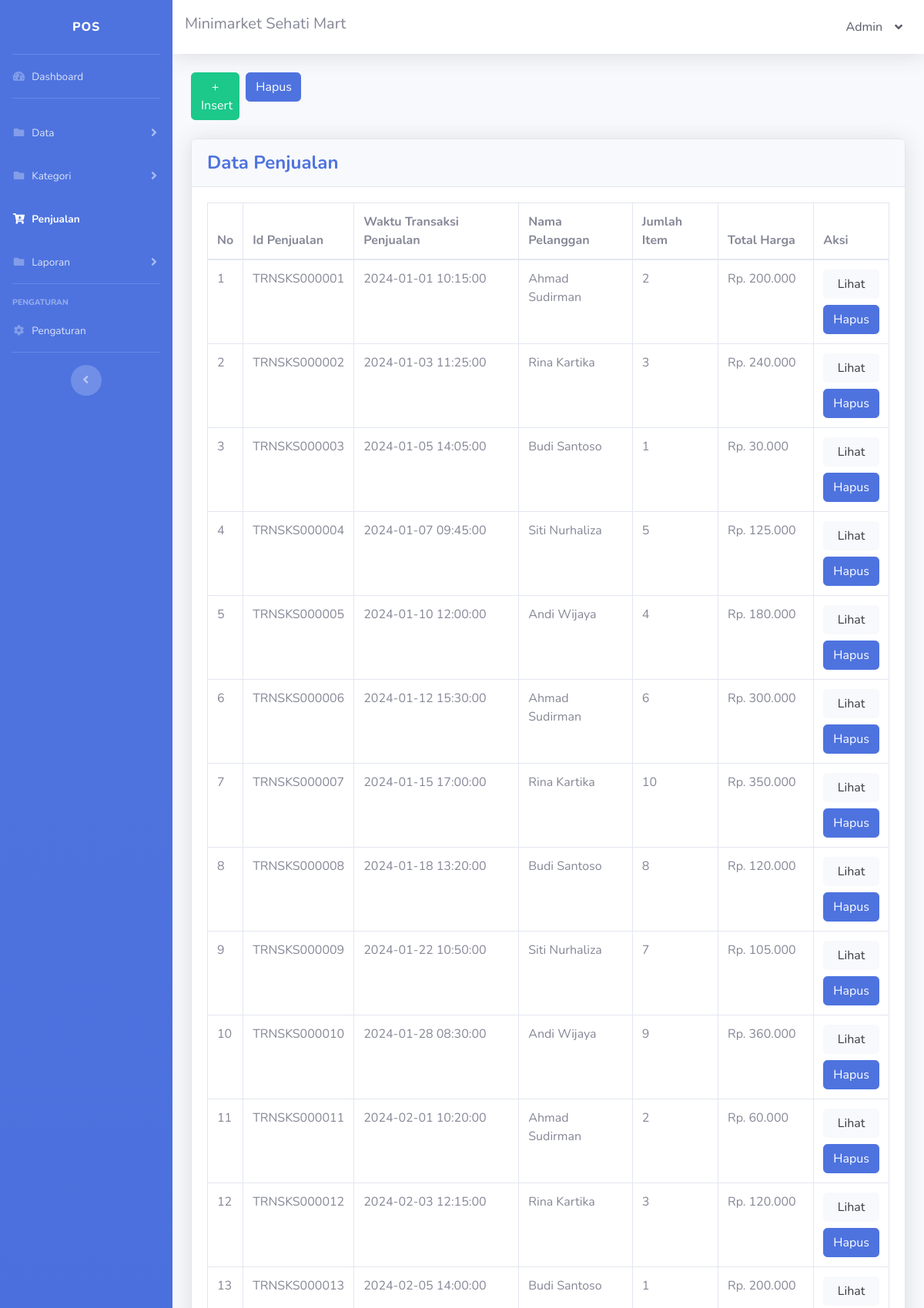
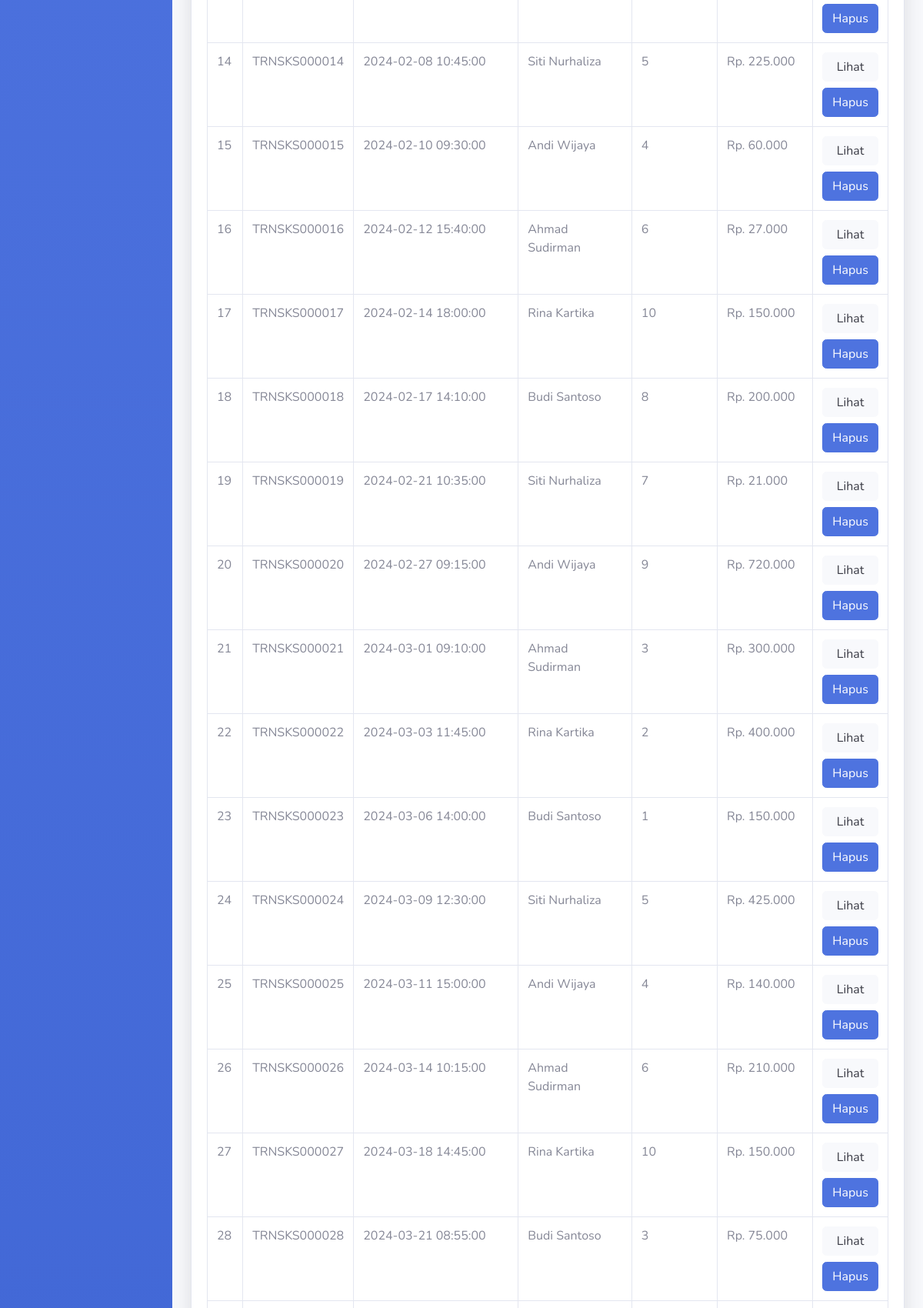
The page /penjualan.php (signed in, upper part) on the database its author committed (2 pictures, top to bottom).
### tables this page shows
CREATE TABLE `tbl_pengaturan` (
  `pengaturan_id` int NOT NULL,
  `pengaturan_nama_sidebar` text NOT NULL,
  `pengaturan_nama_navbar` text NOT NULL,
  `pengaturan_alamat` text NOT NULL,
  `pengaturan_no_hp` varchar(15) NOT NULL
);

CREATE TABLE `tbl_pengguna` (
  `pengguna_id` int NOT NULL,
  `pengguna_nama` text NOT NULL,
  `username` varchar(30) NOT NULL,
  `password` varchar(30) NOT NULL,
  `pengguna_pilihan` varchar(30) NOT NULL
);

CREATE TABLE `tbl_pelanggan` (
  `pelanggan_id` varchar(10) NOT NULL,
  `pelanggan_nama` text NOT NULL,
  `pelanggan_no_hp` varchar(15) NOT NULL
);

### penjualan.php (the view, shortened to what this page needs)
<!DOCTYPE html>
<html lang="en">
<?php
include 'config.php';
$pengaturan_query = mysqli_query($config, "SELECT * FROM tbl_pengaturan");
$pengaturan = mysqli_fetch_assoc($pengaturan_query);
$pengguna_query = mysqli_query($config, "SELECT * FROM tbl_pengguna WHERE pengguna_id='" . mysqli_real_escape_string($config, $_SESSION['pengguna_id']) . "'");
$pengguna = mysqli_fetch_assoc($pengguna_query);
?>
<head>
    <link href="vendor/fontawesome-free/css/all.min.css" rel="stylesheet" type="text/css">
    <link href="css/sb-admin-2.min.css" rel="stylesheet">
</head>
<body id="page-top">
    <div id="wrapper">
        <ul class="navbar-nav bg-gradient-primary sidebar sidebar-dark accordion" id="accordionSidebar">
            <a class="sidebar-brand d-flex align-items-center justify-content-center" href="index.html">
                <div class="sidebar-brand-text mx-3"><?= htmlspecialchars($pengaturan['pengaturan_nama_sidebar']) ?></div>
            </a>
            <hr class="sidebar-divider my-0">
            <li class="nav-item">
                <a class="nav-link" href="index.php">
                    <i class="fas fa-fw fa-tachometer-alt"></i>
                    <span>Dashboard</span></a>
            </li>
            <hr class="sidebar-divider">
            <li class="nav-item">
                <a class="nav-link collapsed" href="#" data-toggle="collapse" data-target="#collapseTwo" aria-expanded="true" aria-controls="collapseTwo">
                    <i class="fas fa-fw fa-folder"></i>
                    <span>Data</span>
                </a>
            </li>
            <li class="nav-item">
                <a class="nav-link collapsed" href="#" data-toggle="collapse" data-target="#collapseThree" aria-expanded="true" aria-controls="collapseThree">
                    <i class="fas fa-fw fa-folder"></i>
                    <span>Kategori</span>
                </a>
            </li>
            <li class="nav-item active">
                <a class="nav-link" href="penjualan.php">
                    <i class="fas fa-fw fa-cart-arrow-down"></i>
                    <span>Penjualan</span></a>
            </li>
            <li class="nav-item">
                <a class="nav-link collapsed" href="#" data-toggle="collapse" data-target="#collapseFour" aria-expanded="true" aria-controls="collapseFour">
                    <i class="fas fa-fw fa-folder"></i>
                    <span>Laporan</span>
                </a>
            </li>
            <hr class="sidebar-divider">
            <div class="sidebar-heading">Pengaturan</div>
            <li class="nav-item">
                <a class="nav-link" href="pengaturan.php">
                    <i class="fas fa-fw fa-cog"></i>
                    <span>Pengaturan</span></a>
            </li>
            <hr class="sidebar-divider d-none d-md-block">
            <div class="text-center d-none d-md-inline">
                <button class="rounded-circle border-0" id="sidebarToggle"></button>
            </div>
        </ul>
        <div id="content-wrapper" class="d-flex flex-column">
            <div id="content">
                <nav class="navbar navbar-expand navbar-light bg-white topbar mb-4 static-top shadow">
                    <h5><?= htmlspecialchars($pengaturan['pengaturan_nama_navbar']) ?></h5>
                    <ul class="navbar-nav ml-auto">
                        <li class="nav-item dropdown no-arrow">
                            <a class="nav-link dropdown-toggle text-dark" href="#" id="userDropdown" role="button" data-toggle="dropdown" aria-haspopup="true" aria-expanded="false">
                                <?= htmlspecialchars($pengguna['pengguna_nama']) ?>
                                <i class="ml-3 fas fa-angle-down"></i>
                            </a>
                        </li>
                    </ul>
                </nav>
                <div class="container-fluid">
                    <div class="row my-4">
                        <div class="col-lg-1 pr-1">
                            <a href="penjualan_insert.php" class="btn btn-success btn-block">+ Insert</a>
                        </div>
                        <div class="col-lg-1 px-1">
                            <a href="penjualan_hapus.php" class="btn btn-primary btn-user btn-block">Hapus</a>
                        </div>
                    </div>
                    <div class="card shadow mb-4">
                        <div class="card-header py-3">
                            <h4 class="m-0 font-weight-bold text-primary">Data Penjualan</h4>
                        </div>
                        <div class="card-body">
                            <div class="table-responsive">
                                <table class="table table-bordered" width="100%" cellspacing="0">
                                    <thead>
                                        <tr>
                                            <th>No</th>
                                            <th>Id Penjualan</th>
                                            <th>Waktu Transaksi Penjualan</th>
                                            <th>Nama Pelanggan</th>
                                            <th>Jumlah Item</th>
                                            <th>Total Harga</th>
                                            <th>Aksi</th>
                                        </tr>
                                    </thead>
                                    <tbody>
                                        <?php
                                       $no = 1;
                                       $transaksi_query = mysqli_query($config, "SELECT transaksi_id, tgl_wktu_transaksi, pelanggan_id, SUM(jumlah_item) AS jumlah_item, SUM(total_harga) AS total_harga FROM tbl_transaksi GROUP BY transaksi_id, tgl_wktu_transaksi, pelanggan_id");
                                       if ($transaksi_query) {
                                           while ($transaksi = mysqli_fetch_assoc($transaksi_query)) {
                                               $pelanggan_query = mysqli_query($config, "SELECT pelanggan_nama FROM tbl_pelanggan WHERE pelanggan_id='" . mysqli_real_escape_string($config, $transaksi['pelanggan_id']) . "'");
                                               if ($pelanggan_query) {
                                                   $pelanggan = mysqli_fetch_assoc($pelanggan_query);
                                                   echo "<tr>
                                                       <td>{$no}</td>
                                                       <td>" . htmlspecialchars($transaksi['transaksi_id']) . "</td>
                                                       <td>" . htmlspecialchars($transaksi['tgl_wktu_transaksi']) . "</td>
                                                       <td>" . htmlspecialchars($pelanggan['pelanggan_nama']) . "</td>
                                                       <td>" . htmlspecialchars($transaksi['jumlah_item']) . "</td>
                                                       <td>Rp. " . number_format($transaksi['total_harga'], 0, ',', '.') . "</td>
                                                       <td>
                                                           <a href='penjualan_view.php?transaksi_id=" . urlencode($transaksi['transaksi_id']) . "' class='btn btn-light btn-user btn-block'>Lihat</a>
                                                           <a href='penjualan_hapus_satuan.php?transaksi_id=" . urlencode($transaksi['transaksi_id']) . "' class='btn btn-primary btn-user btn-block'>Hapus</a>
                                                       </td>
                                                   </tr>";
                                                   $no++;
                                               } else {
                                                   echo "<tr><td colspan='7' align='center'>Error: " . mysqli_error($config) . "</td></tr>";
                                               }
                                           }
                                       } else {
                                           echo "<tr><td colspan='7' align='center'>Error: " . mysqli_error($config) . "</td></tr>";
                                       }
                                        ?>
                                    </tbody>
                                </table>
                            </div>
                        </div>
                    </div>
                </div>
            </div>
        </div>
    </div>
</body>
</html>

### rows shown on the page
tbl_pengaturan: pengaturan_nama_sidebar "POS", pengaturan_nama_navbar "Minimarket Sehati Mart"
tbl_pengguna: pengguna_nama "Admin"
tbl_pelanggan: pelanggan_nama "Ahmad Sudirman"
tbl_pelanggan: pelanggan_nama "Rina Kartika"
tbl_pelanggan: pelanggan_nama "Budi Santoso"
tbl_pelanggan: pelanggan_nama "Siti Nurhaliza"
tbl_pelanggan: pelanggan_nama "Andi Wijaya"

### other values the page prints
$transaksi['transaksi_id'] "TRNSKS000001"
$transaksi['tgl_wktu_transaksi'] "2024-01-01 10:15:00"
$transaksi['jumlah_item'] "2"
$transaksi['total_harga'] "200.000"
$transaksi['transaksi_id'] "TRNSKS000002"
$transaksi['tgl_wktu_transaksi'] "2024-01-03 11:25:00"
$transaksi['jumlah_item'] "3"
$transaksi['total_harga'] "240.000"
$transaksi['transaksi_id'] "TRNSKS000003"
$transaksi['tgl_wktu_transaksi'] "2024-01-05 14:05:00"
$transaksi['jumlah_item'] "1"
$transaksi['total_harga'] "30.000"
$transaksi['transaksi_id'] "TRNSKS000004"
$transaksi['tgl_wktu_transaksi'] "2024-01-07 09:45:00"
$transaksi['jumlah_item'] "5"
